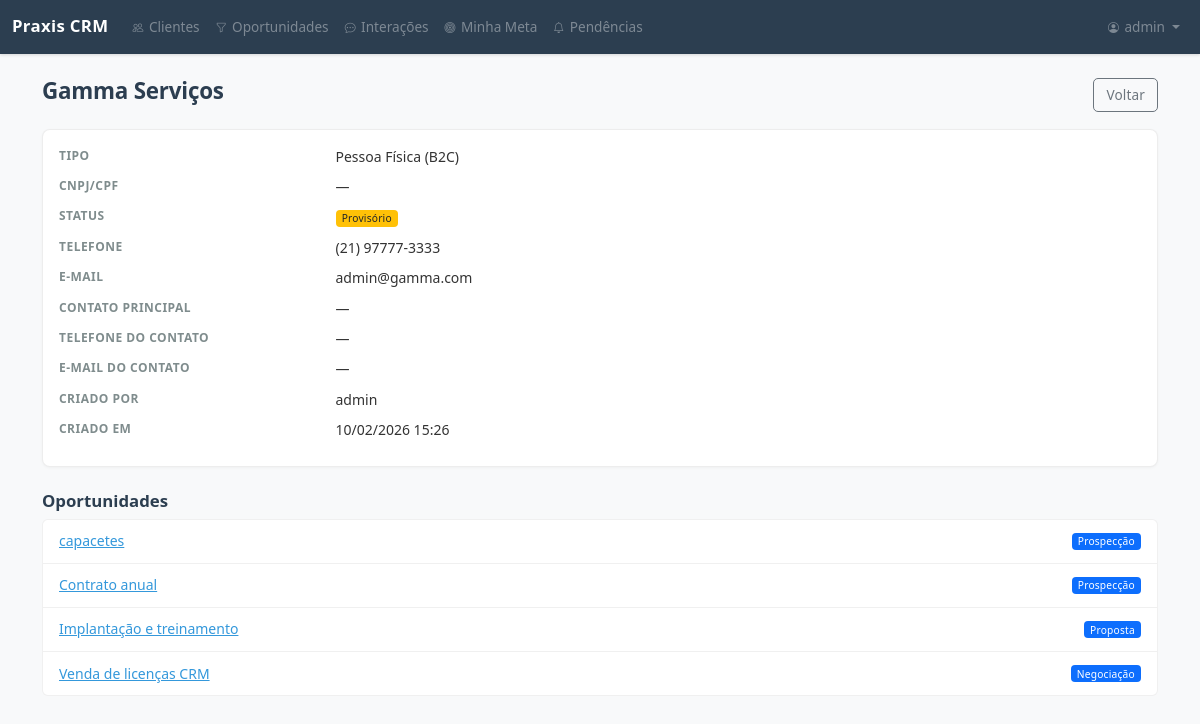
Screenshot of /crm/clientes/6/ (signed in) with the database file from the repository.
### apps/crm/models.py (models this page shows, shortened)
class Cliente(models.Model):
    nome = models.CharField(max_length=200, verbose_name="Nome")
    cnpj_cpf = models.CharField(
        max_length=18, blank=True, default="", verbose_name="CNPJ/CPF"
    )
    telefone = models.CharField(max_length=20, blank=True, verbose_name="Telefone")
    email = models.EmailField(blank=True, verbose_name="E-mail")
    nome_contato_principal = models.CharField(
        max_length=200, blank=True, default="", verbose_name="Contato principal"
    )
    telefone_contato = models.CharField(
        max_length=20, blank=True, default="", verbose_name="Telefone do contato"
    )
    email_contato = models.EmailField(
        blank=True, default="", verbose_name="E-mail do contato"
    )
    tipo = models.CharField(
        max_length=3,
        choices=TipoCliente.choices,
        default=TipoCliente.B2C,
        verbose_name="Tipo",
    )
    status = models.CharField(
        max_length=11,
        choices=StatusCliente.choices,
        default=StatusCliente.PROVISORIO,
        verbose_name="Status",
    )
    criado_por = models.ForeignKey(
        settings.AUTH_USER_MODEL,
        on_delete=models.PROTECT,
        related_name="clientes_criados",
        verbose_name="Criado por",
    )
    criado_em = models.DateTimeField(auto_now_add=True, verbose_name="Criado em")
    atualizado_em = models.DateTimeField(auto_now=True, verbose_name="Atualizado em")
    class Meta:
        verbose_name = "Cliente"
        verbose_name_plural = "Clientes"
        ordering = ["-criado_em"]

### apps/sales/models.py (models this page shows, shortened)
class Oportunidade(models.Model):
    titulo = models.CharField(max_length=200, verbose_name="Título")
    cliente = models.ForeignKey(
        Cliente,
        on_delete=models.CASCADE,
        related_name="oportunidades",
        verbose_name="Cliente",
    )
    vendedor = models.ForeignKey(
        settings.AUTH_USER_MODEL,
        on_delete=models.PROTECT,
        related_name="oportunidades",
        verbose_name="Vendedor",
    )
    etapa = models.CharField(
        max_length=12,
        choices=EtapaOportunidade.choices,
        default=EtapaOportunidade.PROSPECCAO,
        verbose_name="Etapa",
    )
    motivo_perda = models.CharField(
        max_length=13,
        choices=MotivoPerdaOportunidade.choices,
        blank=True,
        default="",
        verbose_name="Motivo da perda",
    )
    valor_estimado = models.DecimalField(
        max_digits=12,
        decimal_places=2,
        default=0,
        verbose_name="Valor estimado",
    )
    descricao = models.TextField(blank=True, verbose_name="Descrição")
    proxima_acao = models.CharField(
        max_length=200,
        blank=True,
        default="",
        verbose_name="Próxima ação",
        help_text="Descreva brevemente a próxima ação a ser realizada",
    )
    data_follow_up = models.DateField(
        null=True,
        blank=True,
        verbose_name="Data do follow-up",
        help_text="Data prevista para o próximo contato",
    )
    criado_em = models.DateTimeField(auto_now_add=True, verbose_name="Criado em")
    atualizado_em = models.DateTimeField(auto_now=True, verbose_name="Atualizado em")
    class Meta:
        verbose_name = "Oportunidade"
        verbose_name_plural = "Oportunidades"
        ordering = ["-criado_em"]

### apps/crm/views.py (the view)
# urls.py: path("clientes/<int:pk>/", ClienteDetailView.as_view(), name="cliente_detail"),
class ClienteDetailView(VendedorRequiredMixin, DetailView):
    model = Cliente
    template_name = "crm/cliente_detail.html"
    context_object_name = "cliente"
    def get_queryset(self):
        qs = super().get_queryset()
        if hasattr(self.request.user, "perfil") and self.request.user.perfil.is_vendedor:
            qs = qs.filter(criado_por=self.request.user)
        return qs

### apps/accounts/models.py (called while the page is built)
    @property
    def is_admin(self):
        return self.papel == PerfilUsuario.ADMIN

    @property
    def is_vendedor(self):
        return self.papel == PerfilUsuario.VENDEDOR

    @property
    def is_gestor(self):
        return self.papel == PerfilUsuario.GESTOR

### apps/core/mixins.py (called while the page is built)
    def dispatch(self, request, *args, **kwargs):
        response = super().dispatch(request, *args, **kwargs)
        if hasattr(request.user, "perfil"):
            if request.user.perfil.papel in (
                PerfilUsuario.VENDEDOR,
                PerfilUsuario.GESTOR,
                PerfilUsuario.ADMIN,
            ):
                return response
        raise PermissionDenied

### templates/crm/cliente_detail.html (shortened to what this page needs)
{% extends "base.html" %}
{% block content %}
<div class="d-flex justify-content-between align-items-center mb-3">
    <h2>{{ cliente.nome }}</h2>
    <a href="{% url 'crm:cliente_list' %}" class="btn btn-outline-secondary">Voltar</a>
</div>
<div class="card">
    <div class="card-body">
        <dl class="row mb-0">
            <dt class="col-sm-3">Tipo</dt>
            <dd class="col-sm-9">{{ cliente.get_tipo_display }}</dd>
            <dt class="col-sm-3">CNPJ/CPF</dt>
            <dd class="col-sm-9">{{ cliente.cnpj_cpf|default:"—" }}</dd>
            <dt class="col-sm-3">Status</dt>
            <dd class="col-sm-9">
                {% if cliente.status == "ATIVO" %}
                <span class="badge bg-success">{{ cliente.get_status_display }}</span>
                {% elif cliente.status == "PROVISORIO" %}
                <span class="badge bg-warning text-dark">{{ cliente.get_status_display }}</span>
                {% else %}
                <span class="badge bg-secondary">{{ cliente.get_status_display }}</span>
                {% endif %}
            </dd>
            <dt class="col-sm-3">Telefone</dt>
            <dd class="col-sm-9">{{ cliente.telefone|default:"—" }}</dd>
            <dt class="col-sm-3">E-mail</dt>
            <dd class="col-sm-9">{{ cliente.email|default:"—" }}</dd>
            <dt class="col-sm-3">Contato principal</dt>
            <dd class="col-sm-9">{{ cliente.nome_contato_principal|default:"—" }}</dd>
            <dt class="col-sm-3">Telefone do contato</dt>
            <dd class="col-sm-9">{{ cliente.telefone_contato|default:"—" }}</dd>
            <dt class="col-sm-3">E-mail do contato</dt>
            <dd class="col-sm-9">{{ cliente.email_contato|default:"—" }}</dd>
            <dt class="col-sm-3">Criado por</dt>
            <dd class="col-sm-9">{{ cliente.criado_por.get_full_name|default:cliente.criado_por.username }}</dd>
            <dt class="col-sm-3">Criado em</dt>
            <dd class="col-sm-9">{{ cliente.criado_em|date:"d/m/Y H:i" }}</dd>
        </dl>
    </div>
</div>
<h4 class="mt-4">Oportunidades</h4>
<ul class="list-group">
    {% for op in cliente.oportunidades.all %}
    <li class="list-group-item d-flex justify-content-between align-items-center">
        <a href="{% url 'sales:oportunidade_detail' op.pk %}">{{ op.titulo }}</a>
        <span class="badge bg-primary">{{ op.get_etapa_display }}</span>
    </li>
    {% empty %}
    <li class="list-group-item text-muted">Nenhuma oportunidade para este cliente.</li>
    {% endfor %}
</ul>
{% endblock %}

### templates/base.html (shortened to what this page needs)
{% load static %}
<!DOCTYPE html>
<html lang="pt-br">
<head>
    <link href="https://cdn.jsdelivr.net/npm/bootstrap@5.3.3/dist/css/bootstrap.min.css" rel="stylesheet">
    <link href="https://cdn.jsdelivr.net/npm/bootstrap-icons@1.11.3/font/bootstrap-icons.min.css" rel="stylesheet">
    <link href="{% static 'css/style.css' %}" rel="stylesheet">
    <link href="{% static 'css/praxis-v2.css' %}" rel="stylesheet">
</head>
<body>
    {% if user.is_authenticated %}
    <nav class="navbar navbar-expand-lg navbar-dark bg-dark">
        <div class="container-fluid">
            <a class="navbar-brand" href="{% url 'home' %}">Praxis CRM</a>
            <div class="collapse navbar-collapse" id="navbarNav">
                <ul class="navbar-nav me-auto">
                    <li class="nav-item">
                        <a class="nav-link" href="{% url 'crm:cliente_list' %}">
                            <i class="bi bi-people"></i> Clientes
                        </a>
                    </li>
                    <li class="nav-item">
                        <a class="nav-link" href="{% url 'sales:oportunidade_list' %}">
                            <i class="bi bi-funnel"></i> Oportunidades
                        </a>
                    </li>
                    <li class="nav-item">
                        <a class="nav-link" href="{% url 'sales:interacao_list' %}">
                            <i class="bi bi-chat-dots"></i> Interações
                        </a>
                    </li>
                    {% if user.perfil.is_vendedor %}
                    <li class="nav-item">
                        <a class="nav-link" href="{% url 'sales:minha_meta' %}">
                            <i class="bi bi-bullseye"></i> Minha Meta
                        </a>
                    </li>
                    <li class="nav-item">
                        <a class="nav-link" href="{% url 'sales:minhas_pendencias' %}">
                            <i class="bi bi-bell"></i> Pendências
                        </a>
                    </li>
                    {% endif %}
                </ul>
                <ul class="navbar-nav">
                    <li class="nav-item dropdown">
                        <a class="nav-link dropdown-toggle" href="#" role="button" data-bs-toggle="dropdown">
                            <i class="bi bi-person-circle"></i> {{ user.get_full_name|default:user.username }}
                        </a>
                    </li>
                </ul>
            </div>
        </div>
    </nav>
    {% endif %}
    <div class="container mt-4">
        {% block content %}{% endblock %}
    </div>
</body>
</html>

### static/css/style.css (style rules this page uses)
body { background-color: #f8f9fa; }
.card { box-shadow: 0 0.125rem 0.25rem rgba(0, 0, 0, 0.075); }
.navbar-brand { font-weight: 700; }

### static/css/praxis-v2.css (style rules this page uses)
body { font-family: var(--praxis-font-family); color: var(--praxis-texto-principal); -webkit-font-smoothing: antialiased; -moz-osx-font-smoothing: grayscale; font-size: 0.9375rem; line-height: 1.6; }
h1, h2, h3, h4, h5, h6 { color: var(--praxis-azul-escuro); font-weight: 600; }
h2 { font-size: 1.4rem; letter-spacing: -0.01em; }
h4 { font-size: 1.05rem; }
.navbar.navbar-dark.bg-dark { background-color: var(--praxis-azul-escuro) !important; box-shadow: 0 1px 3px rgba(0, 0, 0, 0.15); }
.navbar .navbar-brand { font-weight: 600; font-size: 1.05rem; letter-spacing: 0.02em; }
.navbar .nav-link { font-size: 0.85rem; opacity: 0.7; transition: opacity 0.15s ease; }
.navbar .nav-link .bi { font-size: 0.8em; margin-right: 2px; }
.card { border: 1px solid rgba(0, 0, 0, 0.07); border-radius: var(--praxis-border-radius-lg); box-shadow: 0 1px 3px rgba(0, 0, 0, 0.04); }
.badge { font-weight: 500; font-size: 0.73em; padding: 0.35em 0.6em; border-radius: 4px; letter-spacing: 0.02em; }
.btn { font-size: 0.85rem; font-weight: 500; border-radius: var(--praxis-border-radius); letter-spacing: 0.01em; transition: all 0.15s ease; }
.list-group-item { border-color: rgba(0, 0, 0, 0.06); padding: 0.65rem 1rem; font-size: 0.875rem; }
dl.row dt { font-size: 0.75rem; font-weight: 600; color: var(--praxis-texto-secundario); text-transform: uppercase; letter-spacing: 0.04em; }
dl.row dd { font-size: 0.875rem; color: var(--praxis-texto-principal); }
a { color: var(--praxis-azul-principal); transition: color 0.15s ease; }
.container { padding-bottom: 2rem; }

### static/css/variables.css (style rules this page uses)
:root { --praxis-azul-escuro: #2c3e50; --praxis-azul-principal: #3498db; --praxis-azul-hover: #2980b9; --praxis-azul-medio: #34495e; --praxis-texto-principal: #333333; --praxis-texto-secundario: #7f8c8d; --praxis-texto-muted: #95a5a6; --praxis-fundo-branco: #ffffff; --praxis-fundo-cinza: #f8f9fa; --praxis-fundo-code: #f4f4f4; --praxis-verde: #27ae60; --praxis-verde-fundo: #e8f8f5; --praxis-laranja: #f39c12; --praxis-laranja-fundo: #fef9e7; --praxis-vermelho: #e74c3c; --praxis-roxo: #9b59b6; --praxis-borda: #dddddd; --praxis-borda-clara: #bdc3c7; --praxis-font-family: 'Segoe UI', Tahoma, Geneva, Verdana, sans-serif; --praxis-font-mono: 'Courier New', monospace; --praxis-font-size-base: 16px; --praxis-font-size-sm: 0.9em; --praxis-font-size-xs: 0.85em; --praxis-font-weight-normal: 400; --praxis-font-weight-semibold: 600; --praxis-font-weight-bold: 700; --praxis-line-height: 1.6; --praxis-line-height-tight: 1.2; --praxis-line-height-relaxed: 1.7; --praxis-spacing-xs: 5px; --praxis-spacing-sm: 10px; --praxis-spacing-md: 15px; --praxis-spacing-lg: 20px; --praxis-spacing-xl: 30px; --praxis-spacing-2xl: 40px; --praxis-spacing-section: 80px; --praxis-border-radius-sm: 3px; --praxis-border-radius: 5px; --praxis-border-radius-lg: 8px; --praxis-border-radius-xl: 10px; --praxis-border-radius-full: 15px; --praxis-shadow: 0 2px 5px rgba(0, 0, 0, 0.2); --praxis-shadow-sm: 0 1px 3px rgba(0, 0, 0, 0.1); --praxis-transition: all 0.2s ease; --praxis-transition-fast: all 0.15s ease; --praxis-container-max: 1000px; --praxis-container-narrow: 800px; --praxis-container-wide: 1200px; }

### rows the page displays
Cliente: nome "Gamma Serviços", tipo "Pessoa Física (B2C)", cnpj_cpf "—", status "Provisório", telefone "(21) 97777-3333", email "admin@gamma.com", nome_contato_principal "—", telefone_contato "—", email_contato "—", criado_por.get_full_name "admin", criado_em "10/02/2026 15:26"
Oportunidade: titulo "capacetes", etapa "Prospecção"
Oportunidade: titulo "Contrato anual", etapa "Prospecção"
Oportunidade: titulo "Implantação e treinamento", etapa "Proposta"
Oportunidade: titulo "Venda de licenças CRM", etapa "Negociação"

### other values shown
{{ user.get_full_name|default:user.username }} "admin"
